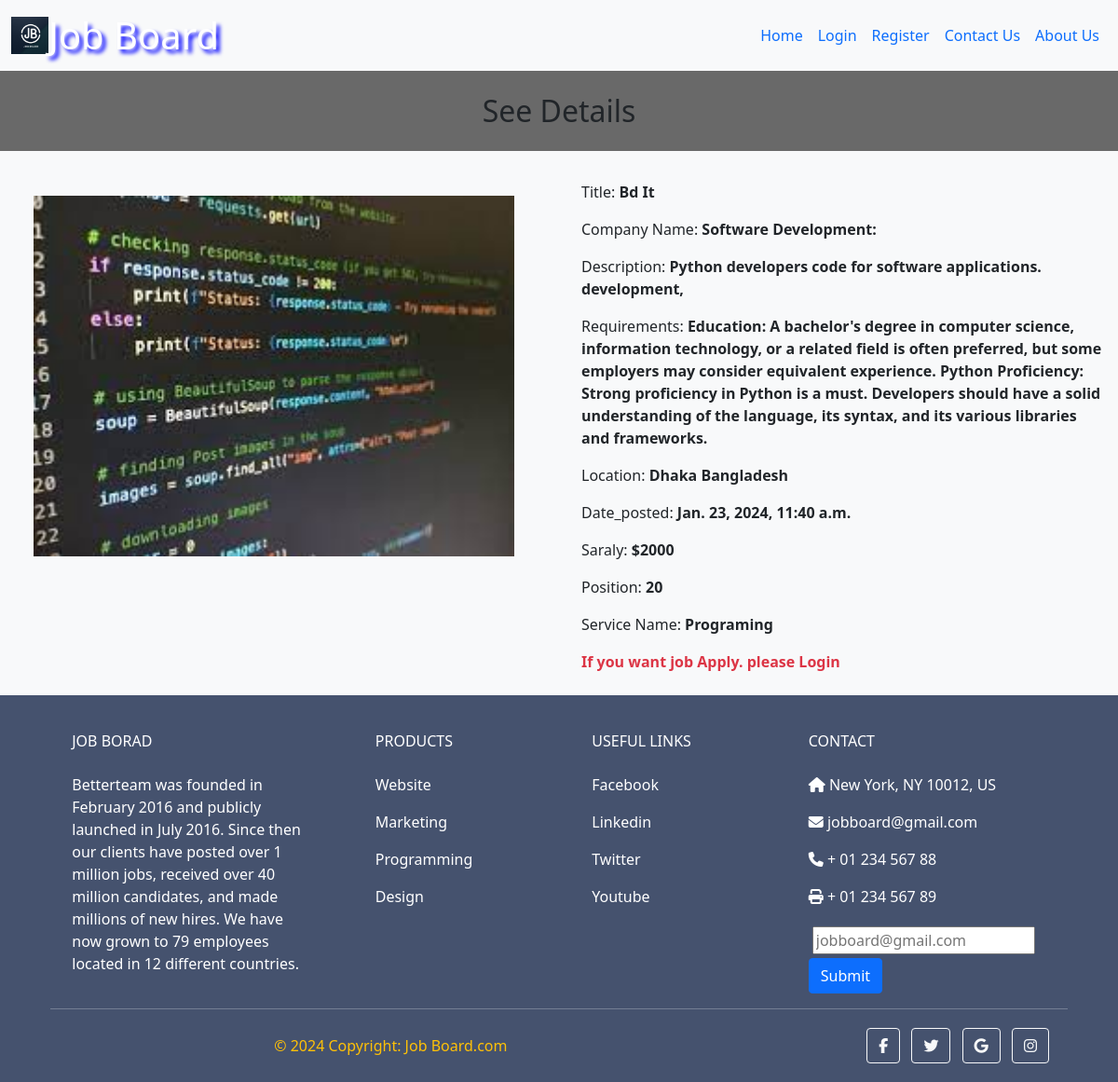
Screenshot of /job/job_details/2/ with the database file from the repository.
### job_app/models.py (models this page shows, shortened)
class EmployeeModel(models.Model):
    company_name = models.CharField(max_length = 100,blank = True, null = True)
    position = models.IntegerField(blank = True, null = True)
    title = models.CharField(max_length=255,blank = True, null = True)
    description = models.TextField(blank = True, null = True)
    requirements = models.TextField(blank = True, null = True)
    location = models.CharField(max_length=255, blank = True, null = True)
    date_posted = models.DateTimeField(default=timezone.now, blank = True, null = True)
    salary = models.IntegerField()
    service = models.ForeignKey(ServiceModel, on_delete = models.CASCADE, blank = True, null = True)
    image = models.ImageField(upload_to= 'job_app/media/uploads/')

### service_app/models.py (models this page shows)
class ServiceModel(models.Model):
    slug = models.SlugField(max_length = 50, blank=True , null= True)
    service = models.CharField(max_length = 50)
    def __str__(self):
        return self.service

### job_app/views.py (the view)
# urls.py: path('job_details/<int:pk>/', JobDetailsView.as_view(), name='job_details' ),
class JobDetailsView(DetailView):
    model = EmployeeModel
    template_name = 'job_details.html'
    def get_context_data(self, **kwargs):
        context = super().get_context_data(**kwargs)
        job = self.object
        if self.request.user.is_authenticated:
            employee_id = job.id
            context['user_has_applied'] = Job_seeker.objects.filter(user=self.request.user, employee=employee_id).exists()
        else:
             context['user_has_applied'] = False
        context['service'] = job
        return context

### job_app/templates/job_details.html (shortened to what this page needs)
{% extends "base.html" %}
{% block title %}
    <h2 class="text-center my-4">See {{job.name}} Details</h2>
{% endblock title %}
{% block content %}
<div class="row bg-light">
    <div class="col-md-6 p-5">
        <img style="width: 100%" src="{{service.image.url}}" alt="">
    </div>
    <div class="col-md-6 p-4 ">
        <p>Title: <strong>{{service.company_name}}</strong></p>
        <p>Company Name: <strong>{{service.title}}</strong></p>
        <p>Description: <strong>{{service.description}}</strong></p>
        <p>Requirements: <strong>{{service.requirements}}</strong></p>
        <p>Location: <strong>{{service.location}}</strong></p>
        <p>Date_posted: <strong>{{service.date_posted}}</strong></p>
        <p>Saraly: <strong>${{service.salary}}</strong></p>
        <p>Position: <strong>{{service.position}}</strong></p>
        <p>Service Name: <strong>{{service.service}}</strong></p>
        {% if request.user.is_authenticated %}
            {% if not request.user.is_superuser %}
            <a class="btn btn-primary {%if user_has_applied%} disabled{%endif%}" href="{% url 'job_seeker' %}">Apply</a>
            {%if user_has_applied%} You already applied for the job{%endif%}
            {% endif %}
        {% else %}
        <strong class="text-danger">If you want job Apply. please Login</strong>
        {% endif %}
    </div>
</div>
{% endblock content %}

### static/css/style.css (style rules this page uses)
body { background-color:dimgrey; }

### rows the page displays
EmployeeModel: image (picture), company_name "Bd It", title "Software Development:", description "Python developers code for software applications. development,", requirements "Education: A bachelor's degree in computer science, information technology, or a related field is often preferred, but some employers may consider equivalent experience. Python Proficiency: Strong proficiency in Python is a must. Developers should have a solid understanding of the language, its syntax, and its various libraries and frameworks.", location "Dhaka Bangladesh", date_posted "Jan. 23, 2024, 11:40 a.m.", salary "2000", position "20", service "Programing"
